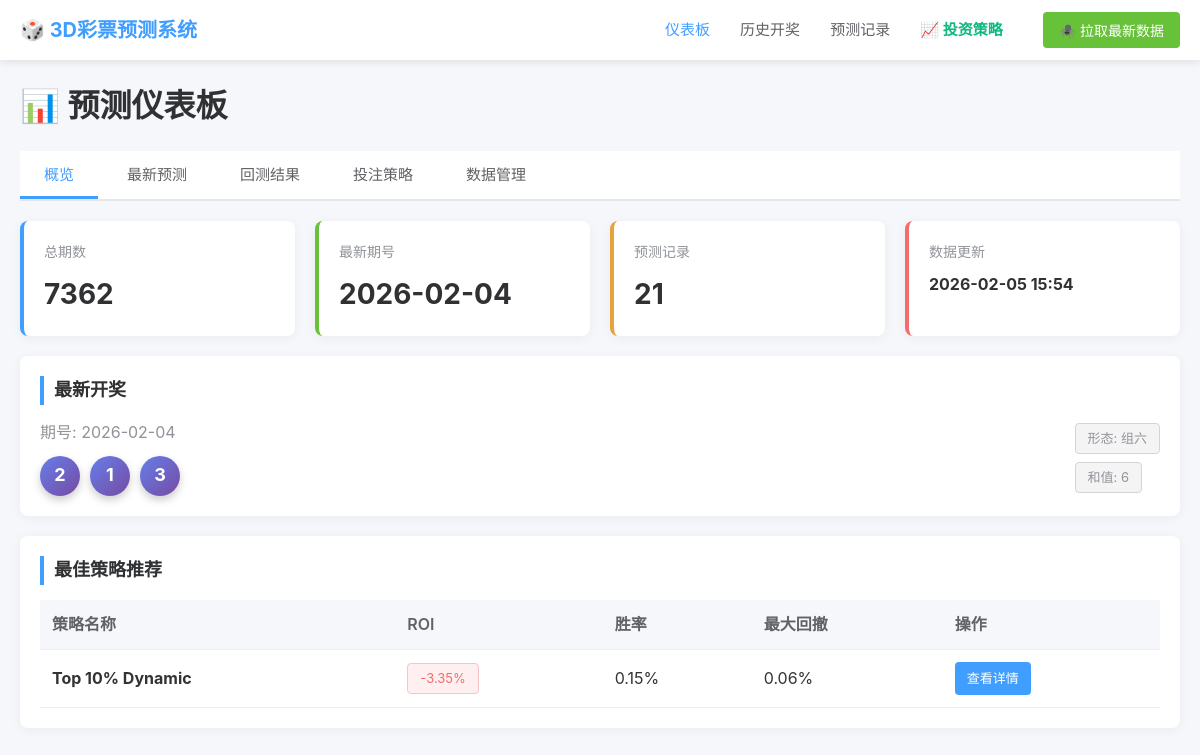
Before: /dashboard/ with the older database file.
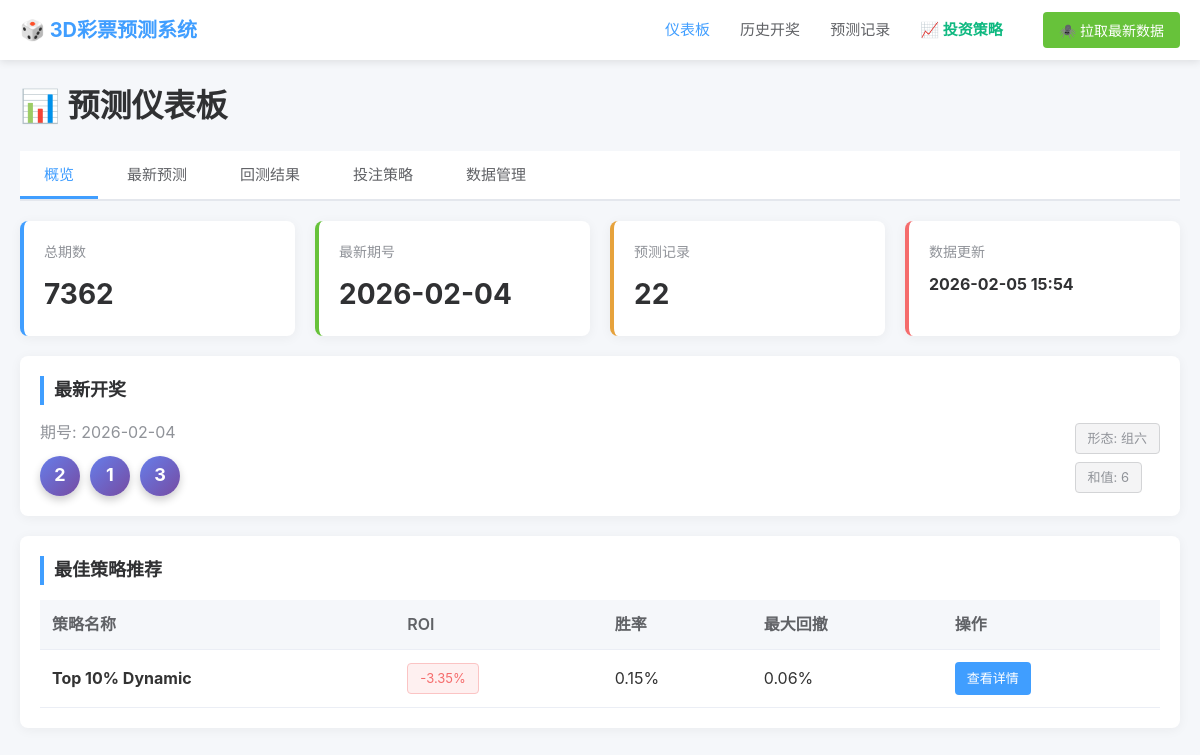
After: the same page with the newer database file.
### lottery/models.py (models this page shows, shortened)
class Prediction(models.Model):
    period = models.ForeignKey(LotteryPeriod, on_delete=models.CASCADE, related_name='predictions', verbose_name='关联期号')
    predicted_for_period = models.CharField(max_length=20, db_index=True, verbose_name='预测的期号')
    top5_digits = models.JSONField(verbose_name='Top5数字')
    digit_probs = models.JSONField(verbose_name='数字概率')
    confidence_score = models.FloatField(verbose_name='可信度分数')
    attention_weights = models.JSONField(null=True, blank=True, verbose_name='注意力权重')
    recommendation = models.CharField(
        max_length=20,
        default='no_bet',
        choices=[('bet', '建议投注'), ('no_bet', '不建议投注')],
        verbose_name='投注建议'
    )
    percentile_rank = models.FloatField(null=True, blank=True, verbose_name='置信度百分位排名')
    strategy = models.CharField(max_length=20, default='top5', verbose_name='使用策略')
    betting_combinations = models.JSONField(null=True, blank=True, verbose_name='投注组合详情')
    total_cost = models.IntegerField(default=0, verbose_name='总成本（元）')
    bet_count = models.IntegerField(default=0, verbose_name='总注数')
    recommendation_reason = models.TextField(blank=True, verbose_name='建议理由')
    should_bet = models.BooleanField(default=False, verbose_name='建议投注（旧）')
    recommended_bets = models.JSONField(null=True, blank=True, verbose_name='推荐投注组合（旧）')
    bet_amount = models.IntegerField(default=0, verbose_name='建议投注金额（旧）')
    created_at = models.DateTimeField(auto_now_add=True, verbose_name='预测时间')
    class Meta:
        ordering = ['-created_at']
        verbose_name = '预测记录'
        verbose_name_plural = '预测记录'

### lottery/views.py (the view)
# urls.py: path('dashboard/', views.dashboard, name='dashboard'),
def dashboard(request):
    context = {}
    context['total_periods'] = LotteryPeriod.objects.count()
    context['latest_period'] = LotteryPeriod.objects.first()
    latest_prediction = Prediction.objects.first()
    context['latest_prediction'] = latest_prediction
    backtest_results = BacktestResult.objects.all().order_by('-created_at')[:5]
    context['backtest_results'] = backtest_results
    best_strategy = BacktestResult.objects.order_by('-roi_percentage').first()
    context['best_strategy'] = best_strategy
    latest_update = DataUpdateLog.objects.first()
    context['latest_update'] = latest_update
    return render(request, 'lottery/dashboard.html', context)

### lottery/templates/lottery/dashboard.html (shortened to what this page needs)
{% extends 'lottery/base.html' %}
{% block content %}
<h1 style="margin-bottom: 20px; color: #303133;">📊 预测仪表板</h1>
<div class="tabs">
    <div class="tab-buttons">
        <button class="tab-btn" data-tab="overview">概览</button>
        <button class="tab-btn" data-tab="prediction">最新预测</button>
        <button class="tab-btn" data-tab="backtest">回测结果</button>
        <button class="tab-btn" data-tab="strategy">投注策略</button>
        <button class="tab-btn" data-tab="data">数据管理</button>
    </div>
</div>
<div class="tab-content" data-content="overview">
    <div class="stat-grid">
        <div class="stat-card">
            <div class="stat-label">总期数</div>
            <div class="stat-value">{{ total_periods }}</div>
        </div>
        <div class="stat-card success">
            <div class="stat-label">最新期号</div>
            <div class="stat-value">{{ latest_period.period|default:"暂无" }}</div>
        </div>
        <div class="stat-card warning">
            <div class="stat-label">预测记录</div>
            <div class="stat-value">{{ latest_prediction.id|default:"0" }}</div>
        </div>
        <div class="stat-card danger">
            <div class="stat-label">数据更新</div>
            <div class="stat-value" style="font-size: 16px;">
                {% if latest_update %}
                    {{ latest_update.created_at|date:"Y-m-d H:i" }}
                {% else %}
                    未更新
                {% endif %}
            </div>
        </div>
    </div>
    {% if latest_period %}
    <div class="card">
        <div class="card-title">最新开奖</div>
        <div style="display: flex; justify-content: space-between; align-items: center;">
            <div>
                <p style="color: #909399; margin-bottom: 10px;">期号: {{ latest_period.period }}</p>
                <div class="lottery-balls">
                    <div class="ball">{{ latest_period.digit1 }}</div>
                    <div class="ball">{{ latest_period.digit2 }}</div>
                    <div class="ball">{{ latest_period.digit3 }}</div>
                </div>
            </div>
            <div>
                <p><span class="tag tag-info">形态: {{ latest_period.shape }}</span></p>
                <p style="margin-top: 8px;"><span class="tag tag-info">和值: {{ latest_period.sum_value }}</span></p>
            </div>
        </div>
    </div>
    {% endif %}
    <div class="card">
        <div class="card-title">最佳策略推荐</div>
        {% if best_strategy %}
        <table class="table">
            <tr>
                <th>策略名称</th>
                <th>ROI</th>
                <th>胜率</th>
                <th>最大回撤</th>
                <th>操作</th>
            </tr>
            <tr>
                <td><strong>{{ best_strategy.strategy_name }}</strong></td>
                <td>
                    <span class="{% if best_strategy.roi_percentage >= 0 %}tag-success{% else %}tag-danger{% endif %} tag">
                        {{ best_strategy.roi_percentage|floatformat:2 }}%
                    </span>
                </td>
                <td>{{ best_strategy.win_rate|floatformat:2 }}%</td>
                <td>{{ best_strategy.max_drawdown|floatformat:2 }}%</td>
                <td><a href="{% url 'lottery:backtest_detail' best_strategy.pk %}" class="btn btn-primary" style="padding: 6px 12px; font-size: 13px;">查看详情</a></td>
            </tr>
        </table>
        {% else %}
        <div class="empty-state">
            <div class="empty-state-icon">📊</div>
            <p>暂无回测数据</p>
        </div>
        {% endif %}
    </div>
</div>
{% endblock %}

Changed rows visible on the page:
no longer on this page (row unchanged): Prediction: id "21"
added Prediction: id "22"
